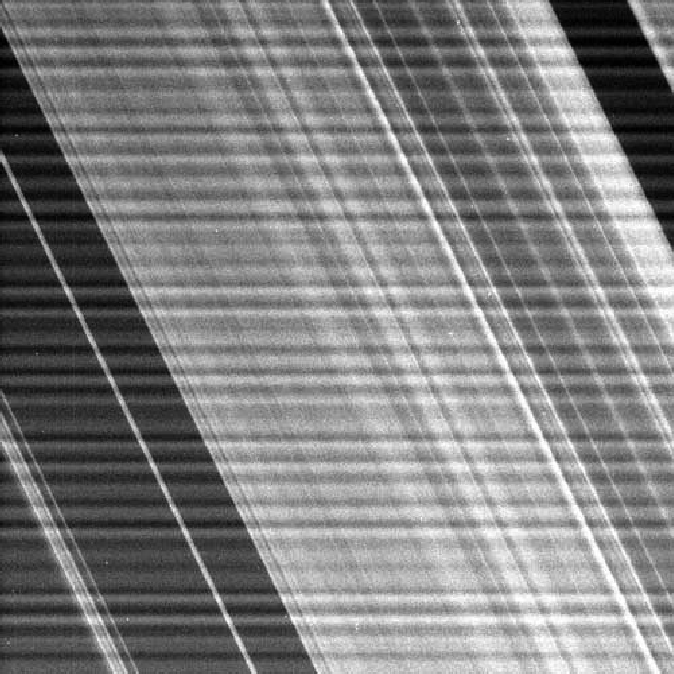
#> input picture Notch Filtering/suaturn-rings-sinusoidal-interf.tif, 674 x 674 px
$ jupyter execute 'Notch Filtering.ipynb'
#> lines starting #> are read from the running program, lines starting #| are printed output that depends on the picture
# <span style='background:black'><span style='color:Cyan'> <span style='font-family:"Times New Roman"'> Objective:
### <span style='font-family:"Times New Roman"'>Notch filter design for removing periodic noise  from saturn image.

# <span style='font-family:"Times New Roman"'> Loading Required Package

[cell 1]
import numpy as np
import matplotlib.pyplot as plt
import matplotlib.image as mpimg

[cell 2]
fig = plt.figure(figsize=(18, 6))
I = mpimg.imread('suaturn-rings-sinusoidal-interf.tif')
#> I is the input picture: shape (674, 674); min 0, max 255, mean 127.9
imgplot = plt.imshow(I, cmap = 'gray')
plt.title('Original Image')
plt.axis('off')
plt.show()

[cell 3]
Magorg = np.fft.fft2(I)
magnitude= np.log(np.abs(np.fft.fftshift(Magorg)))
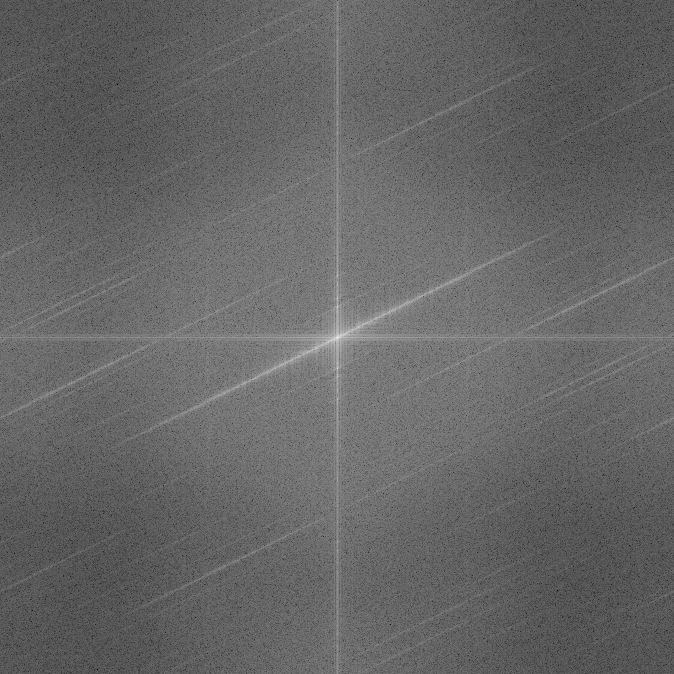
#> magnitude: shape (674, 674) float64; min 1.24, max 17.88, mean 7.9; drawn with min black and max white

[cell 4]
fig = plt.figure(figsize=(10, 6))
img=plt.imshow(magnitude,cmap = 'gray')
plt.title('Magnitude Response of Original Image', fontsize = 16)
plt.axis('off')
plt.show()

[cell 5]
H = np.ones(I.shape)
H[0:674 ,332:342] = 0
H[320:354,:] = 1

[cell 6]
fig = plt.figure(figsize=(10, 6))
img=plt.imshow(H,cmap = 'gray')
plt.title('Notch Reject Filter', fontsize = 16)
plt.axis('off')
plt.show()
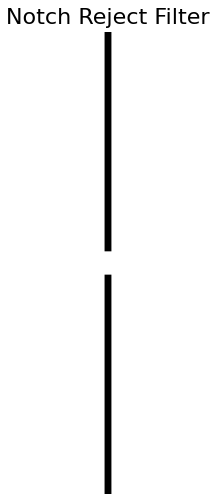
#> figure drawn by matplotlib, 1 panel

[cell 7]
NCFI = np.fft.fft2(I)
CFI = np.fft.fftshift(NCFI)   # Centered Frequency
TI = CFI * H
UCTI = np.fft.fftshift(TI)
FI = np.real(np.fft.ifft2(UCTI))
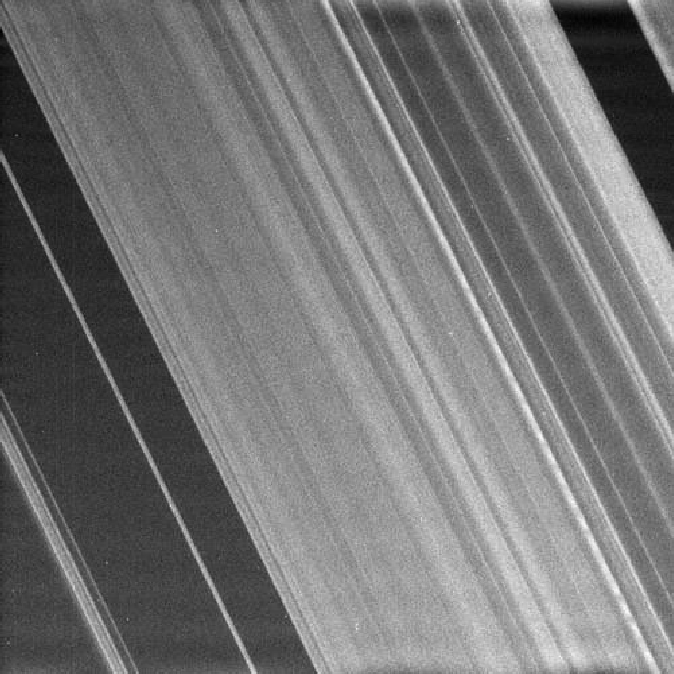
#> FI: shape (674, 674) float64; min -9, max 285.5, mean 127.9; drawn with min black and max white

[cell 8]
fig = plt.figure(figsize=(10, 6))
img=plt.imshow(np.real(FI),cmap = 'gray')
plt.title('Filtered Image with Notch Reject Filter', fontsize = 16)
plt.axis('off')
plt.show()

[cell 9]
H1 = np.zeros(I.shape)
H1[0:674 ,332:342] = 1
H1[320:354,:] = 0

[cell 10]
fig = plt.figure(figsize=(10, 6))
img=plt.imshow(H1,cmap = 'gray')
plt.title('Notch Pass Filter', fontsize = 16)
plt.axis('off')
plt.show()
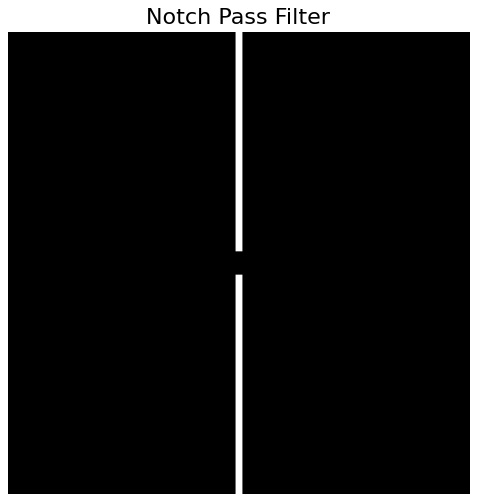
#> figure drawn by matplotlib, 1 panel

[cell 11]
NCFI = np.fft.fft2(I)
CFI = np.fft.fftshift(NCFI)   # Centered Frequency
TI = CFI * H1
UCTI = np.fft.fftshift(TI)
FI1 = np.real(np.fft.ifft2(UCTI))
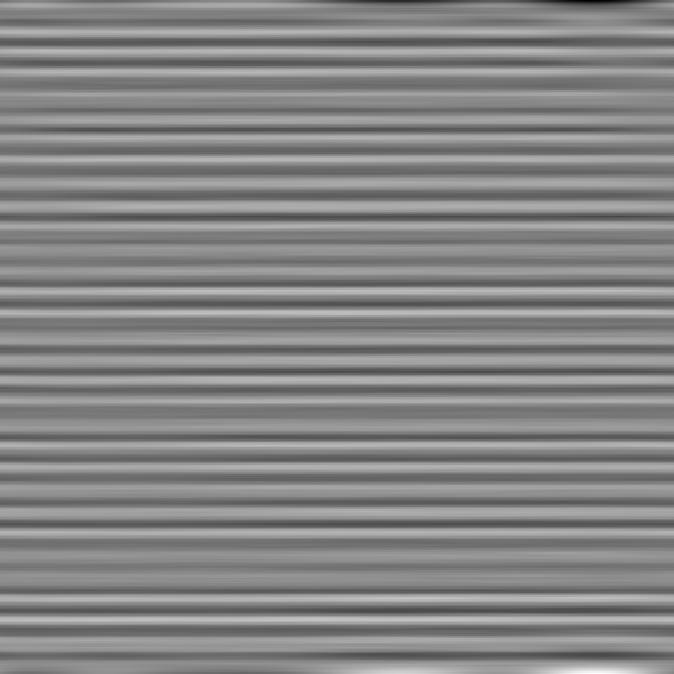
#> FI1: shape (674, 674) float64; min -99.02, max 90.34, mean 0; drawn with min black and max white

[cell 12]
fig = plt.figure(figsize=(10, 6))
img=plt.imshow(np.real(FI1),cmap = 'gray')
plt.title('Filtered Image with Notch Pass Filter', fontsize = 16)
plt.axis('off')
plt.show()

[cell 13]
fig = plt.figure(figsize=(18, 14))
plt.subplot(2, 2, 1)
img=plt.imshow(I,cmap = 'gray')
plt.title('Original Image', fontsize = 16)
plt.axis('off')
plt.subplot(2, 2, 2)
plt.imshow(magnitude,cmap = 'gray')
plt.title('Magnitude Response of Original Image', fontsize = 16)
plt.axis('off')
plt.subplot(2, 2, 3)
plt.imshow(H,cmap = 'gray')
plt.title('Notch Reject Filter', fontsize = 16)
plt.axis('off')
plt.subplot(2, 2, 4)
plt.imshow(FI,cmap = 'gray')
plt.title('Filtered Image with Notch Reject Filter', fontsize = 16)
plt.axis('off')
fig.suptitle('Effect of Notch Reject Filter on Image', fontsize = 20)
plt.show()
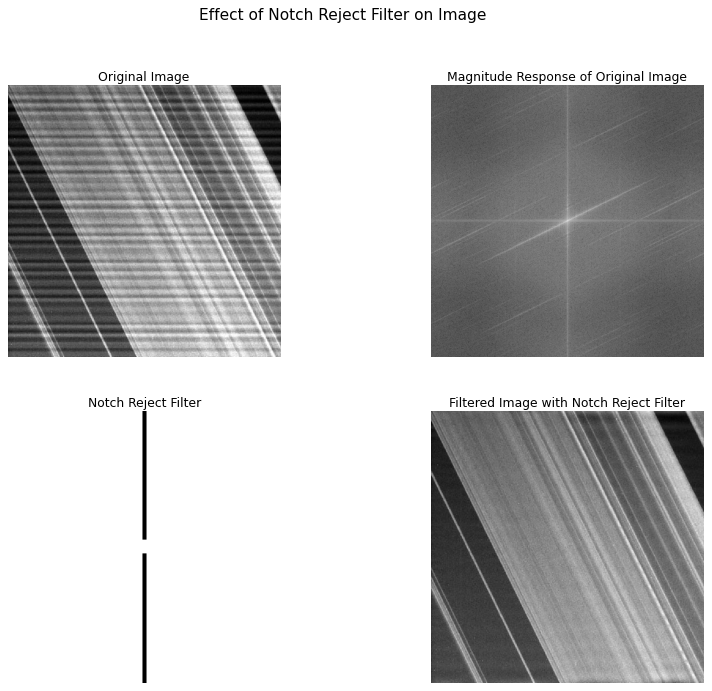
#> figure drawn by matplotlib, 4 panels

[cell 14]
fig = plt.figure(figsize=(18, 14))
plt.subplot(2, 2, 1)
img=plt.imshow(I,cmap = 'gray')
plt.title('Original Image', fontsize = 16)
plt.axis('off')
plt.subplot(2, 2, 2)
plt.imshow(magnitude,cmap = 'gray')
plt.title('Magnitude Response of Original Image', fontsize = 16)
plt.axis('off')
plt.subplot(2, 2, 3)
plt.imshow(H1,cmap = 'gray')
plt.title('Notch Pass Filter', fontsize = 16)
plt.axis('off')
plt.subplot(2, 2, 4)
plt.imshow(FI1,cmap = 'gray')
plt.title('Filtered Image with Notch Pass Filter', fontsize = 16)
plt.axis('off')
fig.suptitle('Effect of Notch Pass Filter on Image', fontsize = 20)
plt.show()
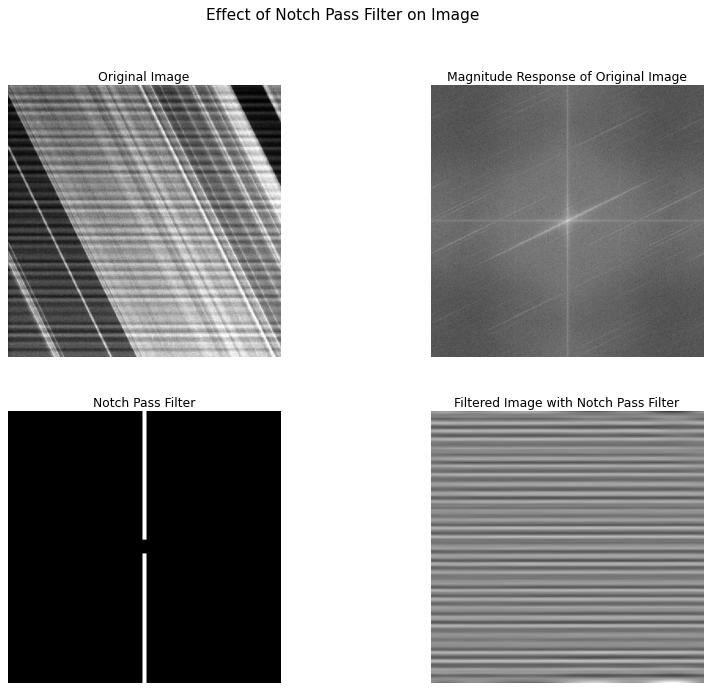
#> figure drawn by matplotlib, 4 panels
